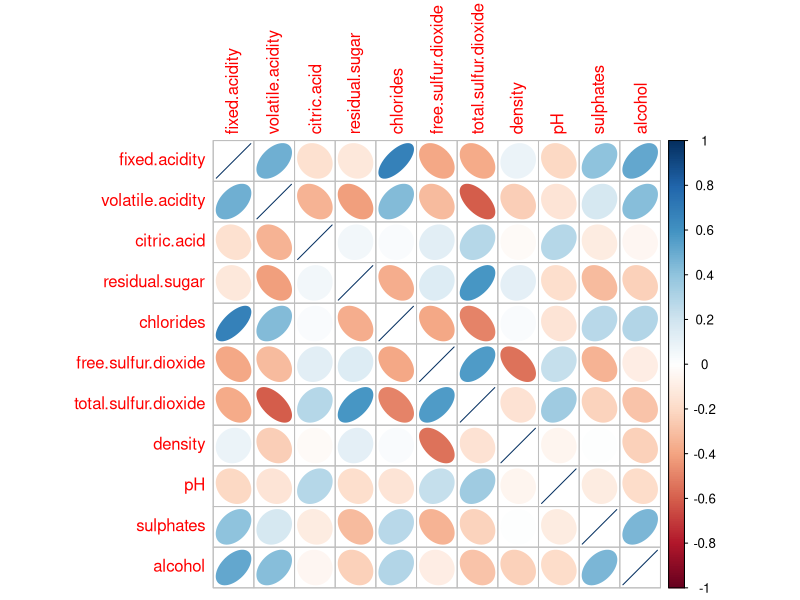
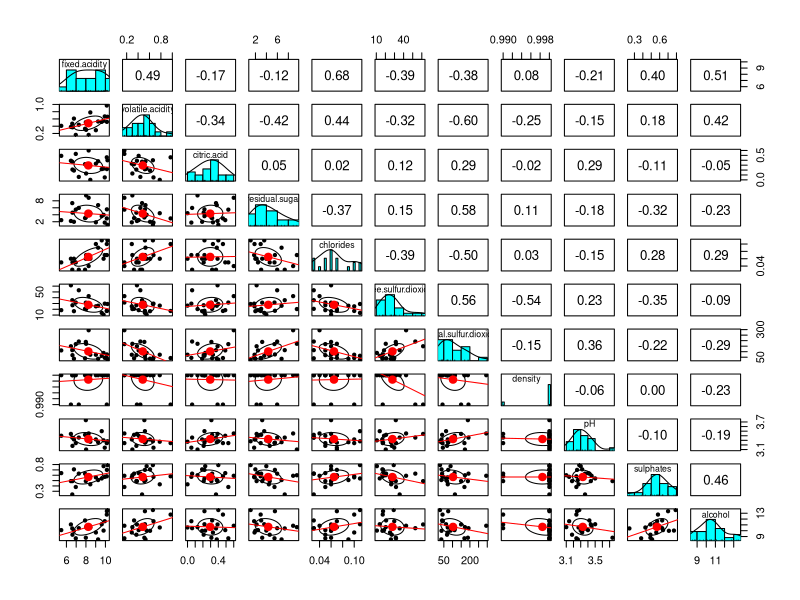
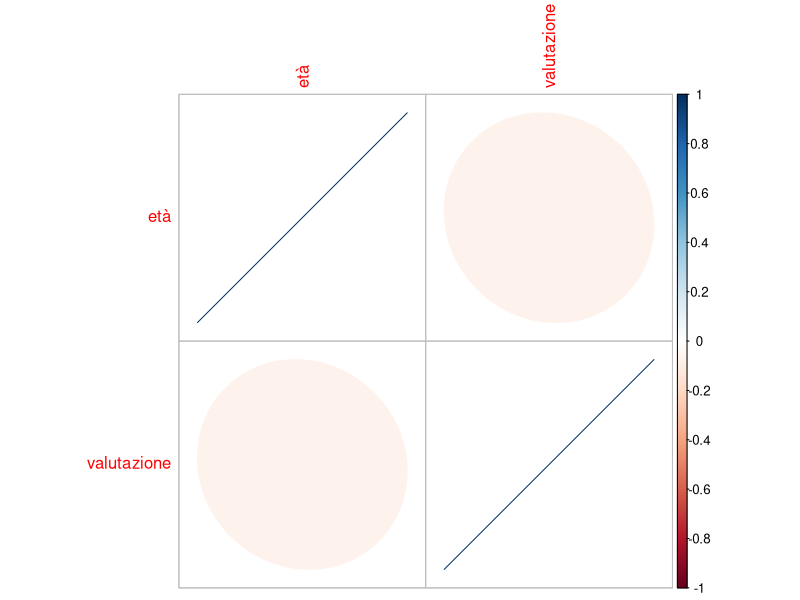
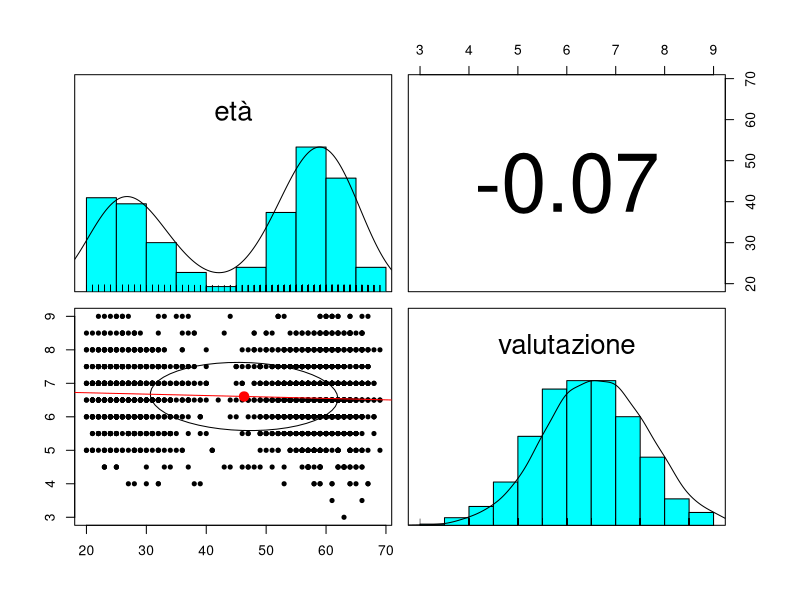
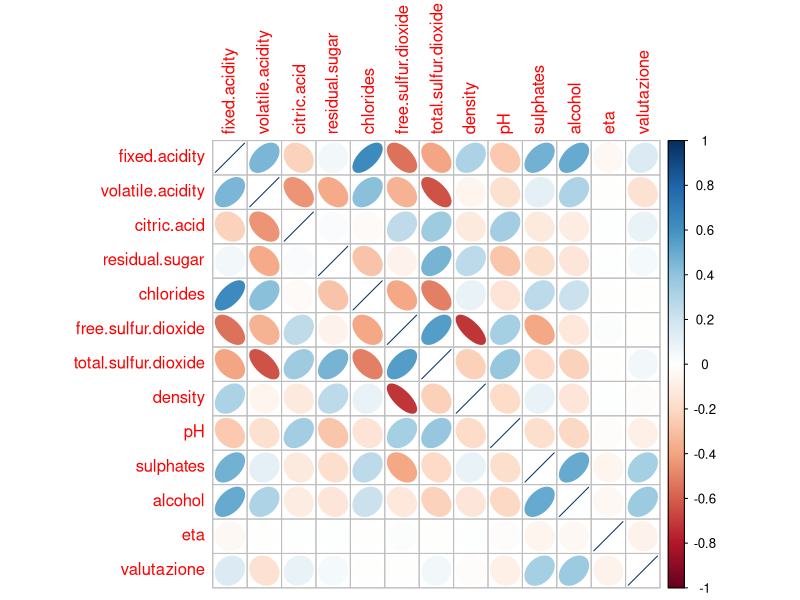
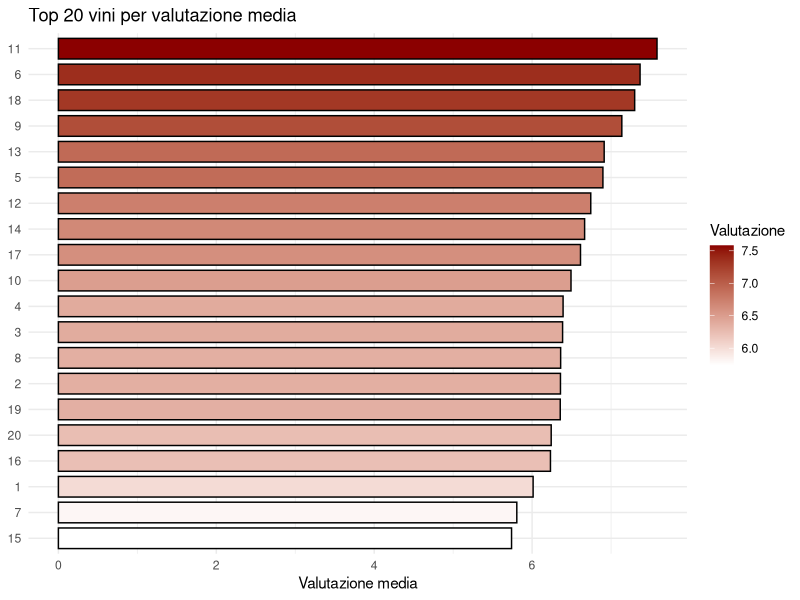
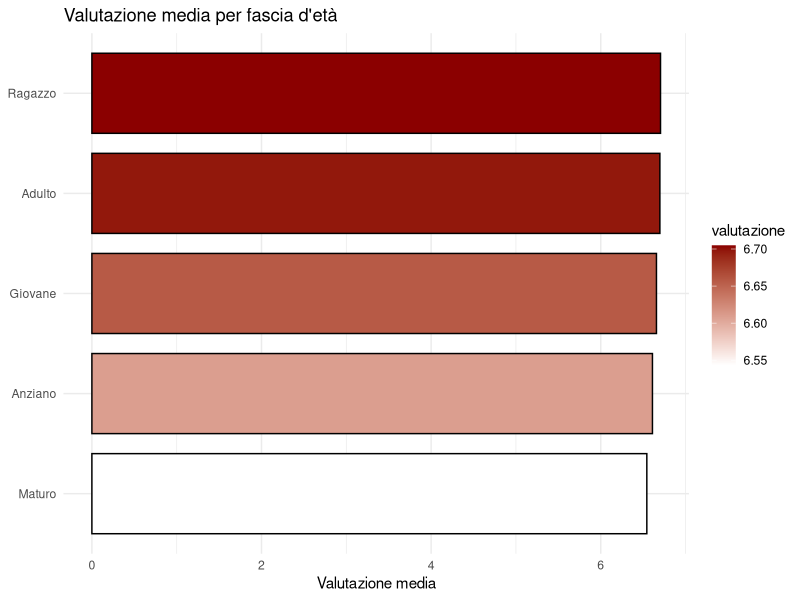
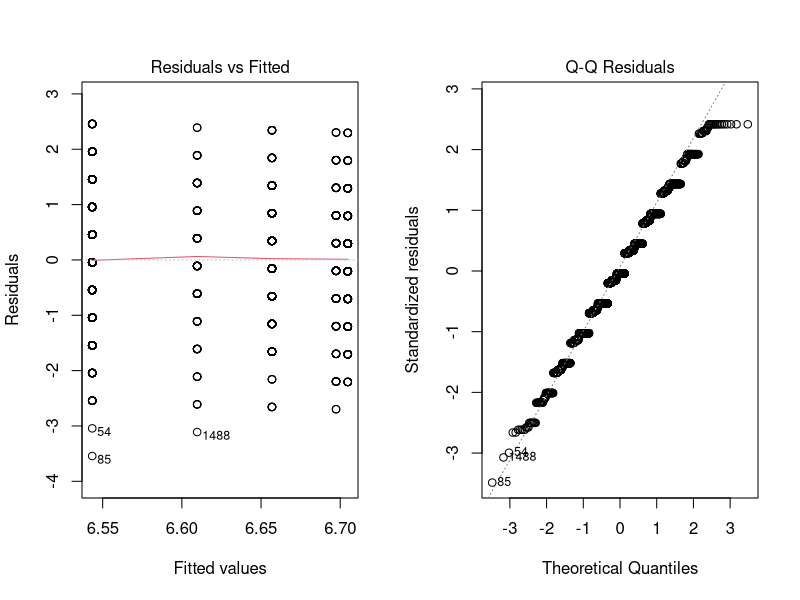

Recreate these plots in R, in order.
## ---- chunk 1
knitr::opts_chunk$set(echo = TRUE, warning = FALSE, message = FALSE)

library(dplyr)
library(ggplot2)
library(psych)
library(corrplot)
library(cluster)
library(skimr)
library(car)

set.seed(1000)
## ---- chunk 2
vini <- read.csv("vini.csv")
recensioni <- read.csv("recensioni.csv", row.names = "review_id")

# Tipi corretti
vini$type <- as.factor(vini$type)
vini$wine_id <- as.character(vini$wine_id)

recensioni$nazionalità <- as.factor(recensioni$nazionalità)
recensioni$sesso <- as.factor(recensioni$sesso)
recensioni$wine_id <- as.character(recensioni$wine_id)

# Controlli qualità dati
cat("Duplicati wine_id in vini:", sum(duplicated(vini$wine_id)), "\n")
cat("NA wine_id in vini:", sum(is.na(vini$wine_id)), "\n")
cat("NA wine_id in recensioni:", sum(is.na(recensioni$wine_id)), "\n")

cat("Wine senza recensioni:", nrow(anti_join(vini, recensioni, by = "wine_id")), "\n")
cat("Recensioni senza wine:", nrow(anti_join(recensioni, vini, by = "wine_id")), "\n")

head(vini)
skim_without_charts(vini)

head(recensioni)
skim_without_charts(recensioni)
## ---- chunk 3
vini_quant <- vini[, c(
  "fixed.acidity", "volatile.acidity", "citric.acid", "residual.sugar",
  "chlorides", "free.sulfur.dioxide", "total.sulfur.dioxide",
  "density", "pH", "sulphates", "alcohol"
)]

summary(vini_quant)

corrplot(cor(vini_quant, use = "pairwise.complete.obs"), method = "ellipse")
pairs.panels(vini_quant, lm = TRUE)
## ---- chunk 4
recensioni_quant <- recensioni[, c("età", "valutazione")]

summary(recensioni_quant)

corrplot(cor(recensioni_quant, use = "pairwise.complete.obs"), method = "ellipse")
pairs.panels(recensioni_quant, lm = TRUE)
## ---- chunk 5
# Per analisi statistiche e ML conviene tenere solo i record completi
dataset <- inner_join(recensioni, vini, by = "wine_id")

# alias utile nelle formule
dataset$eta <- dataset$età

# assicura i tipi dopo il join
dataset$sesso <- as.factor(dataset$sesso)
dataset$nazionalità <- as.factor(dataset$nazionalità)
dataset$type <- as.factor(dataset$type)

colnames(dataset)
head(dataset)
summary(dataset)
## ---- chunk 6
dataset_quant <- dataset[, c(
  "fixed.acidity", "volatile.acidity", "citric.acid", "residual.sugar",
  "chlorides", "free.sulfur.dioxide", "total.sulfur.dioxide",
  "density", "pH", "sulphates", "alcohol", "eta", "valutazione"
)]

corrplot(cor(dataset_quant, use = "pairwise.complete.obs"), method = "ellipse")
## ---- chunk 7
media_vini <- dataset %>%
  group_by(wine_id) %>%
  summarise(
    valutazione = mean(valutazione, na.rm = TRUE),
    n = n(),
    .groups = "drop"
  ) %>%
  arrange(desc(valutazione)) %>%
  slice_head(n = 20)

ggplot(media_vini, aes(x = reorder(wine_id, valutazione), y = valutazione, fill = valutazione)) +
  geom_col(color = "black", width = 0.8) +
  coord_flip() +
  scale_fill_gradient(low = "white", high = "#8B0000", guide = guide_colorbar(title = "Valutazione")) +
  labs(title = "Top 20 vini per valutazione media", x = NULL, y = "Valutazione media") +
  theme_minimal()
## ---- chunk 8
summary(dataset$eta)

dataset$fascia_età <- cut(
  dataset$eta,
  breaks = c(18, 26, 36, 51, 65, Inf),
  labels = c("Ragazzo", "Giovane", "Adulto", "Maturo", "Anziano"),
  right = FALSE,
  ordered_result = TRUE
)

summary(dataset$fascia_età)
## ---- chunk 9
media_eta <- dataset %>%
  group_by(fascia_età) %>%
  summarise(
    valutazione = mean(valutazione, na.rm = TRUE),
    sd = sd(valutazione, na.rm = TRUE),
    n = sum(!is.na(valutazione)),
    .groups = "drop"
  ) %>%
  mutate(se = sd / sqrt(pmax(n, 1))) %>%
  arrange(valutazione)

print(media_eta)

ggplot(media_eta, aes(x = reorder(fascia_età, valutazione), y = valutazione, fill = valutazione)) +
  geom_col(color = "black", width = 0.8) +
  geom_errorbar(aes(ymin = valutazione - se, ymax = valutazione + se), width = 0.2) +
  coord_flip() +
  scale_fill_gradient(low = "white", high = "#8B0000") +
  labs(title = "Valutazione media per fascia d'età", x = NULL, y = "Valutazione media") +
  theme_minimal()
## ---- chunk 10
mod_aov <- aov(valutazione ~ fascia_età, data = dataset)

cat("\n--- ANOVA standard ---\n")
print(summary(mod_aov))

cat("\n--- Shapiro-Wilk sui residui ---\n")
print(shapiro.test(residuals(mod_aov)))

cat("\n--- Bartlett test omogeneità varianze ---\n")
print(bartlett.test(valutazione ~ fascia_età, data = dataset))

cat("\n--- Tukey HSD ---\n")
print(TukeyHSD(mod_aov))

cat("\n--- Welch ANOVA ---\n")
print(oneway.test(valutazione ~ fascia_età, data = dataset, var.equal = FALSE))

cat("\n--- Kruskal-Wallis ---\n")
print(kruskal.test(valutazione ~ fascia_età, data = dataset))

par(mfrow = c(1, 2))
plot(mod_aov, which = 1)
plot(mod_aov, which = 2)
par(mfrow = c(1, 1))
## ---- chunk 11
lm_valutazione_AIC_st <- lm(
  valutazione ~ eta + sesso + nazionalità + type +
    fixed.acidity + volatile.acidity + citric.acid + residual.sugar + chlorides +
    free.sulfur.dioxide + total.sulfur.dioxide + density + pH + sulphates + alcohol,
  data = dataset
)

summary(lm_valutazione_AIC_st)

vif_vals <- tryCatch(
  vif(lm_valutazione_AIC_st),
  error = function(e) {
    cat("Errore nel calcolo VIF:", e$message, "\n")
    return(NULL)
  }
)

if (!is.null(vif_vals)) {
  print(vif_vals)

  # se ci sono GVIF (per fattori), riportiamo anche GVIF^(1/(2*df))
  if (is.matrix(vif_vals) && all(c("GVIF", "Df") %in% colnames(vif_vals))) {
    gvif_table <- as.data.frame(vif_vals)
    gvif_table$GVIF_adj <- gvif_table$GVIF^(1 / (2 * gvif_table$Df))
    print(gvif_table)
  }

  # Segnala predittori con VIF elevato (soglie 5 e 10)
  if (is.numeric(vif_vals)) {
    high5 <- names(vif_vals)[vif_vals > 5]
    high10 <- names(vif_vals)[vif_vals > 10]
  } else if (is.matrix(vif_vals)) {
    adj <- gvif_table$GVIF_adj
    names_adj <- rownames(gvif_table)
    high5 <- names_adj[adj > 5]
    high10 <- names_adj[adj > 10]
  } else {
    high5 <- high10 <- character(0)
  }

  cat("\nPredictors with VIF > 5:\n")
  print(unique(high5))
  cat("\nPredictors with VIF > 10:\n")
  print(unique(high10))
}

# Condition number (collinearity overall)
X <- model.matrix(lm_valutazione_AIC_st)
cond_number <- kappa(X, exact = TRUE)
## ---- chunk 12
dataset_ragazzi <- dataset[dataset$fascia_età == "Ragazzo", ]
dataset_giovani <- dataset[dataset$fascia_età == "Giovane", ]
dataset_adulti <- dataset[dataset$fascia_età == "Adulto", ]
dataset_maturi <- dataset[dataset$fascia_età == "Maturo", ]
dataset_anziani <- dataset[dataset$fascia_età == "Anziano", ]

cat("Ragazzi:", nrow(dataset_ragazzi), "\n")
cat("Giovani:", nrow(dataset_giovani), "\n")
cat("Adulti:", nrow(dataset_adulti), "\n")
cat("Maturi:", nrow(dataset_maturi), "\n")
cat("Anziani:", nrow(dataset_anziani), "\n")
## ---- chunk 13
skim_without_charts(vini)
summary(vini_quant)

corrplot(cor(vini_quant, use = "pairwise.complete.obs"), method = "number", type = "lower")
pairs.panels(vini_quant, lm = TRUE)
## ---- chunk 14
# Standardizzazione
vini_quant_std <- scale(vini_quant)
dist_vini <- dist(vini_quant_std)

ks <- 2:10

metrics_vini <- do.call(rbind, lapply(ks, function(k) {
  km <- kmeans(vini_quant_std, centers = k, nstart = 100)
  sil <- mean(silhouette(km$cluster, dist_vini)[, "sil_width"])
  data.frame(
    k = k,
    R2 = km$betweenss / km$totss,
    pseudoF = (km$betweenss / (k - 1)) / (km$tot.withinss / (nrow(vini_quant_std) - k)),
    silhouette = sil
  )
}))

print(metrics_vini)

gap_vini <- clusGap(vini_quant_std, FUN = kmeans, K.max = 10, B = 50, nstart = 10)
print(gap_vini$Tab)

par(mfrow = c(1, 3))
plot(metrics_vini$k, metrics_vini$R2, type = "b", pch = 19, xlab = "k", ylab = "R2", main = "Elbow (R2)")
plot(metrics_vini$k, metrics_vini$silhouette, type = "b", pch = 19, xlab = "k", ylab = "Silhouette", main = "Silhouette media")
plot(metrics_vini$k, metrics_vini$pseudoF, type = "b", pch = 19, xlab = "k", ylab = "Pseudo-F", main = "Pseudo-F")
par(mfrow = c(1, 1))

# k scelto in base alla silhouette
k_best_vini <- metrics_vini$k[which.max(metrics_vini$silhouette)]
cat("k migliore per i vini:", k_best_vini, "\n")

km_vini <- kmeans(vini_quant_std, centers = k_best_vini, nstart = 200)
vini$cluster_km <- factor(km_vini$cluster)

print(table(vini$cluster_km))

# Profilazione cluster
profilo_vini <- vini %>%
  mutate(cluster_km = factor(km_vini$cluster)) %>%
  group_by(cluster_km) %>%
  summarise(
    across(all_of(colnames(vini_quant)), mean, na.rm = TRUE),
    n = n(),
    .groups = "drop"
  )

print(profilo_vini)

# Visualizzazione su PCA
pca_vini <- prcomp(vini_quant_std)
plot(
  pca_vini$x[, 1], pca_vini$x[, 2],
  col = as.integer(vini$cluster_km),
  pch = 19,
  xlab = "PC1",
  ylab = "PC2",
  main = "Clustering dei vini su PCA"
)
legend("topright", legend = levels(vini$cluster_km), col = seq_along(levels(vini$cluster_km)), pch = 19)
## ---- chunk 15
summary(recensioni)

recensioni_quant <- recensioni[, c("età", "valutazione")]
head(recensioni_quant)
summary(recensioni_quant)
## ---- chunk 16
recensioni_quant_std <- scale(recensioni_quant)
dist_rec <- dist(recensioni_quant_std)

ks_rec <- 2:10

metrics_rec <- do.call(rbind, lapply(ks_rec, function(k) {
  km <- kmeans(recensioni_quant_std, centers = k, nstart = 100)
  sil <- mean(silhouette(km$cluster, dist_rec)[, "sil_width"])
  data.frame(
    k = k,
    R2 = km$betweenss / km$totss,
    pseudoF = (km$betweenss / (k - 1)) / (km$tot.withinss / (nrow(recensioni_quant_std) - k)),
    silhouette = sil
  )
}))

print(metrics_rec)

gap_rec <- clusGap(recensioni_quant_std, FUN = kmeans, K.max = 10, B = 50, nstart = 10)
print(gap_rec$Tab)

par(mfrow = c(1, 3))
plot(metrics_rec$k, metrics_rec$R2, type = "b", pch = 19, xlab = "k", ylab = "R2", main = "Elbow (R2)")
plot(metrics_rec$k, metrics_rec$silhouette, type = "b", pch = 19, xlab = "k", ylab = "Silhouette", main = "Silhouette media")
plot(metrics_rec$k, metrics_rec$pseudoF, type = "b", pch = 19, xlab = "k", ylab = "Pseudo-F", main = "Pseudo-F")
par(mfrow = c(1, 1))

k_best_rec <- metrics_rec$k[which.max(metrics_rec$silhouette)]
cat("k migliore per le recensioni:", k_best_rec, "\n")

km_rec <- kmeans(recensioni_quant_std, centers = k_best_rec, nstart = 200)
recensioni$cluster_km <- factor(km_rec$cluster)

print(table(recensioni$cluster_km))

# Profilazione cluster
profilo_rec <- recensioni %>%
  mutate(cluster_km = factor(km_rec$cluster)) %>%
  group_by(cluster_km) %>%
  summarise(
    across(where(is.numeric), mean, na.rm = TRUE),
    n = n(),
    .groups = "drop"
  )

print(profilo_rec)

# Visualizzazione su PCA
pca_rec <- prcomp(recensioni_quant_std)
plot(
  pca_rec$x[, 1], pca_rec$x[, 2],
  col = as.integer(recensioni$cluster_km),
  pch = 19,
  xlab = "PC1",
  ylab = "PC2",
  main = "Clustering recensioni su PCA"
)
legend("topright", legend = levels(recensioni$cluster_km), col = seq_along(levels(recensioni$cluster_km)), pch = 19)
